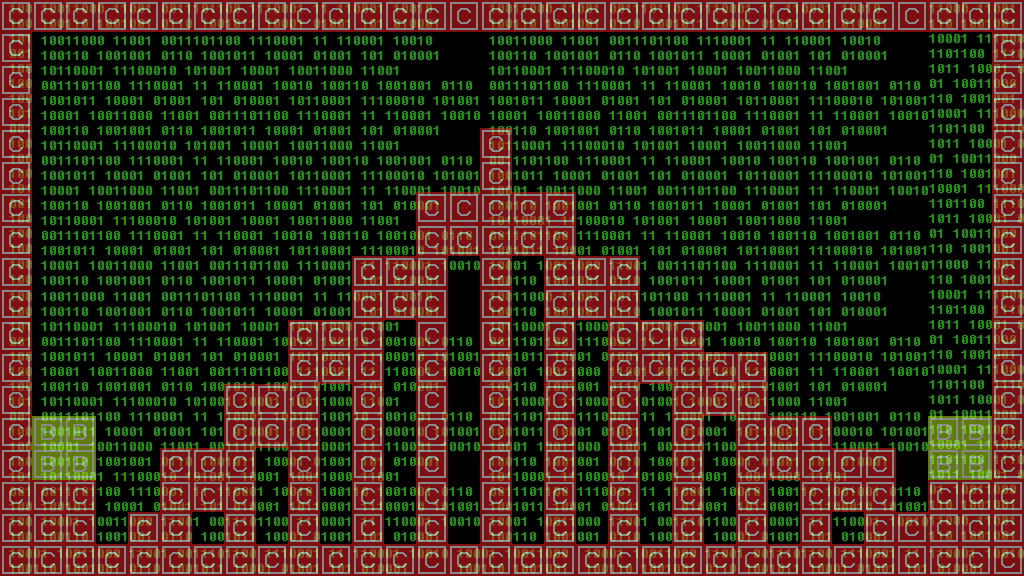

This game map was drawn from its Tiled (.tmx) file and the tilesets committed beside it. A one-line description and the full map source follow:
An orthogonal 32x18 tile map with 32x32 px tiles, 2 tile layers (front, collision), 2 hidden layers not drawn, 3 tilesets and 2 objects.

<map version="1.0" orientation="orthogonal" width="32" height="18" tilewidth="32" tileheight="32">
 <tileset firstgid="1" name="tilesetCollision" tilewidth="32" tileheight="32">
  <image source="../bitmaps/tilesetCollision.png" width="64" height="32" />
 </tileset>
 <tileset firstgid="3" name="tileset" tilewidth="32" tileheight="32">
  <image source="../bitmaps/pixelart.png" width="600" height="800" />
 </tileset>
 <tileset firstgid="453" name="Binary" tilewidth="32" tileheight="32">
  <image source="../bitmaps/paralex3.jpg" width="451" height="258" />
 </tileset>
 <layer name="parallax" width="32" height="18" visible="0">
  <data encoding="csv">
3,7,3,7,3,7,3,7,3,7,3,7,3,7,3,7,3,7,3,7,3,7,3,7,3,7,3,7,3,7,3,7,
7,3,7,3,7,3,7,3,7,3,7,3,7,3,7,3,7,3,7,3,7,3,7,3,7,3,7,3,7,3,7,3,
3,7,3,7,3,7,3,7,3,7,3,7,3,7,3,7,3,7,3,7,3,7,3,7,3,7,3,7,3,7,3,7,
7,3,7,3,7,3,7,3,7,3,7,3,7,3,7,3,7,3,7,3,7,3,7,3,7,3,7,3,7,3,7,3,
3,7,3,7,3,7,3,7,3,7,3,7,3,7,3,7,3,7,3,7,3,7,3,7,3,7,3,7,3,7,3,7,
7,3,7,3,7,3,7,3,7,3,7,3,7,3,7,3,7,3,7,3,7,3,7,3,7,3,7,3,7,3,7,3,
3,7,3,7,3,7,3,7,3,7,3,7,3,7,3,7,3,7,3,7,3,7,3,7,3,7,3,7,3,7,3,7,
7,3,7,3,7,3,7,3,7,3,7,3,7,3,7,3,7,3,7,3,7,3,7,3,7,3,7,3,7,3,7,3,
3,7,3,7,3,7,3,7,3,7,3,7,3,7,3,7,3,7,3,7,3,7,3,7,3,7,3,7,3,7,3,7,
7,3,7,3,7,3,7,3,7,3,7,3,7,3,7,3,7,3,7,3,7,3,7,3,7,3,7,3,7,3,7,3,
3,7,3,7,3,7,3,7,3,7,3,7,3,7,3,7,3,7,3,7,3,7,3,7,3,7,3,7,3,7,3,7,
7,3,7,3,7,3,7,3,7,3,7,3,7,3,7,3,7,3,7,3,7,3,7,3,7,3,7,3,7,3,7,3,
3,7,3,7,3,7,3,7,3,7,3,7,3,7,3,7,3,7,3,7,3,7,3,7,3,7,3,7,3,7,3,7,
7,3,7,3,7,3,7,3,7,3,7,3,7,3,7,3,7,3,7,3,7,3,7,3,7,3,7,3,7,3,7,3,
3,7,3,7,3,7,3,7,3,7,3,7,3,7,3,7,3,7,3,7,3,7,3,7,3,7,3,7,3,7,3,7,
7,3,7,3,7,3,7,3,7,3,7,3,7,3,7,3,7,3,7,3,7,3,7,3,7,3,7,3,7,3,7,3,
3,7,3,7,3,7,3,7,3,7,3,7,3,7,3,7,3,7,3,7,3,7,3,7,3,7,3,7,3,7,3,7,
7,3,7,3,7,3,7,3,7,3,7,3,7,3,7,3,7,3,7,3,7,3,7,3,7,3,7,3,7,3,7,3
</data>
 </layer>
 <layer name="back" width="32" height="18" visible="0">
  <data encoding="csv">
0,0,0,0,0,0,0,0,0,0,0,0,0,0,0,0,0,0,0,0,0,0,0,0,0,0,0,0,0,0,0,0,
0,0,0,0,0,0,0,0,0,0,0,0,0,0,0,0,0,0,0,0,0,0,0,0,0,0,0,0,0,0,0,0,
0,0,0,0,0,0,0,0,0,0,0,0,0,0,0,0,0,0,0,0,0,0,0,0,0,0,0,0,0,0,0,0,
0,0,0,0,0,0,0,0,0,0,0,0,0,0,0,0,0,0,0,0,0,0,0,0,0,0,0,0,0,0,0,0,
0,0,0,0,0,0,0,0,0,0,0,0,0,0,0,0,0,0,0,0,0,0,0,0,0,0,0,0,0,0,0,0,
0,0,0,4,4,4,4,0,0,0,0,0,0,0,0,0,0,0,0,0,0,0,4,4,4,4,4,4,0,0,0,0,
0,0,0,4,6,6,4,0,0,0,0,0,0,0,0,0,0,0,0,0,0,4,4,4,6,6,4,4,4,0,0,0,
0,0,0,4,6,6,4,0,0,0,0,0,0,0,0,0,0,0,0,0,0,4,4,4,6,6,4,4,4,0,0,0,
0,0,0,0,0,0,0,0,0,0,0,0,0,0,0,0,0,0,0,0,0,4,4,0,0,0,0,4,4,0,0,0,
0,0,0,0,0,0,0,0,0,0,0,0,0,0,0,0,0,0,0,4,0,0,0,0,0,0,0,0,0,0,0,0,
0,0,0,0,0,0,0,0,0,0,0,0,0,0,0,0,0,0,4,4,4,4,4,4,4,4,4,4,4,4,4,0,
0,0,0,0,0,0,0,0,0,0,0,0,0,0,0,0,0,0,4,4,4,4,4,4,4,4,4,4,4,4,4,0,
0,0,0,0,0,0,0,0,0,0,0,0,0,0,0,0,0,0,4,4,4,4,4,4,4,4,4,4,4,4,4,0,
0,0,0,0,0,0,0,0,0,0,0,0,0,0,0,0,0,0,4,4,4,4,4,4,4,4,4,4,4,4,4,0,
0,0,0,0,0,0,0,0,0,0,0,0,0,0,0,0,0,0,4,4,4,4,4,4,6,6,4,4,4,4,4,0,
0,0,0,0,0,0,0,0,0,0,0,0,0,0,0,0,0,0,0,4,4,4,4,4,6,6,4,4,4,4,4,0,
0,0,0,0,0,0,0,0,0,0,0,0,0,0,0,0,0,0,0,4,4,4,4,4,4,0,0,4,4,4,4,0,
0,0,0,0,0,0,0,0,0,0,0,0,0,0,0,0,0,0,0,0,0,0,0,0,0,0,0,4,4,4,0,0
</data>
 </layer>
 <layer name="front" width="32" height="18">
  <data encoding="csv">
453,453,454,455,456,457,458,459,460,461,462,463,464,465,466,453,454,455,456,457,458,459,460,461,462,463,464,465,466,454,455,456,
467,453,454,455,456,457,458,459,460,461,462,463,464,465,466,453,454,455,456,457,458,459,460,461,462,463,464,465,466,468,469,470,
481,467,468,469,470,471,472,473,474,475,476,477,478,479,480,467,468,469,470,471,472,473,474,475,476,477,478,479,480,482,483,484,
495,481,482,483,484,485,486,487,488,489,490,491,492,493,494,481,482,483,484,485,486,487,488,489,490,491,492,493,494,496,497,498,
509,495,496,497,498,499,500,501,502,503,504,505,506,507,508,495,496,497,498,499,500,501,502,503,504,505,506,507,508,510,511,512,
523,509,510,511,512,513,514,515,516,517,518,519,520,521,522,509,510,511,512,513,514,515,516,517,518,519,520,521,522,524,525,526,
537,523,524,525,526,527,528,529,530,531,532,533,534,535,536,523,524,525,526,527,528,529,530,531,532,533,534,535,536,538,539,540,
551,537,538,539,540,541,542,543,544,545,546,547,548,549,550,537,538,539,540,541,542,543,544,545,546,547,548,549,550,552,553,554,
453,551,552,553,554,555,556,557,558,559,560,561,562,563,564,551,552,553,554,555,556,557,558,559,560,561,562,563,564,454,455,456,
453,453,454,455,456,457,458,459,460,461,462,463,464,465,466,453,454,455,456,457,458,459,460,461,462,463,464,465,466,468,469,470,
467,467,468,469,470,471,472,473,474,475,476,477,478,479,480,467,468,469,470,471,472,473,474,475,476,477,478,479,480,482,483,484,
481,481,482,483,484,485,486,487,488,489,490,491,492,493,494,481,482,483,484,485,486,487,488,489,490,491,492,493,494,496,497,498,
495,495,496,497,498,499,500,501,502,503,504,505,506,507,508,495,496,497,498,499,500,501,502,503,504,505,506,507,508,510,511,512,
509,509,510,511,512,513,514,515,516,517,518,519,520,521,522,509,510,511,512,513,514,515,516,517,518,519,520,521,522,524,525,526,
523,523,524,525,526,527,528,529,530,531,532,533,534,535,536,523,524,525,526,527,528,529,530,531,532,533,534,535,536,538,539,540,
537,537,538,539,540,541,542,543,544,545,546,547,548,549,550,537,538,539,540,541,542,543,544,545,546,547,548,549,550,552,553,554,
551,551,552,553,554,555,556,557,558,559,560,561,562,563,564,551,552,553,554,555,556,557,558,559,560,561,562,563,564,454,455,456,
551,552,553,554,555,556,557,558,559,560,561,562,563,564,551,552,553,554,551,552,553,554,555,556,557,558,559,560,561,562,563,564
</data>
 </layer>
 <layer name="collision" width="32" height="18" opacity="0.53">
  <data encoding="csv">
1,1,1,1,1,1,1,1,1,1,1,1,1,1,1,1,1,1,1,1,1,1,1,1,1,1,1,1,1,1,1,1,
1,0,0,0,0,0,0,0,0,0,0,0,0,0,0,0,0,0,0,0,0,0,0,0,0,0,0,0,0,0,0,1,
1,0,0,0,0,0,0,0,0,0,0,0,0,0,0,0,0,0,0,0,0,0,0,0,0,0,0,0,0,0,0,1,
1,0,0,0,0,0,0,0,0,0,0,0,0,0,0,0,0,0,0,0,0,0,0,0,0,0,0,0,0,0,0,1,
1,0,0,0,0,0,0,0,0,0,0,0,0,0,0,1,0,0,0,0,0,0,0,0,0,0,0,0,0,0,0,1,
1,0,0,0,0,0,0,0,0,0,0,0,0,0,0,1,0,0,0,0,0,0,0,0,0,0,0,0,0,0,0,1,
1,0,0,0,0,0,0,0,0,0,0,0,0,1,1,1,1,1,0,0,0,0,0,0,0,0,0,0,0,0,0,1,
1,0,0,0,0,0,0,0,0,0,0,0,0,1,1,1,1,1,0,0,0,0,0,0,0,0,0,0,0,0,0,1,
1,0,0,0,0,0,0,0,0,0,0,1,1,1,0,1,0,1,1,1,0,0,0,0,0,0,0,0,0,0,0,1,
1,0,0,0,0,0,0,0,0,0,0,1,1,1,0,1,0,1,1,1,0,0,0,0,0,0,0,0,0,0,0,1,
1,0,0,0,0,0,0,0,0,1,1,1,0,1,0,1,0,1,0,1,1,1,0,0,0,0,0,0,0,0,0,1,
1,0,0,0,0,0,0,0,0,1,1,1,0,1,0,1,0,1,0,1,1,1,1,1,0,0,0,0,0,0,0,1,
1,0,0,0,0,0,0,1,1,1,0,1,0,1,0,1,0,1,0,1,0,1,1,1,0,0,0,0,0,0,0,1,
1,2,2,0,0,0,0,1,1,1,0,1,0,1,0,1,0,1,0,1,0,1,0,1,1,1,0,0,0,2,2,1,
1,2,2,0,0,1,1,1,0,1,0,1,0,1,0,1,0,1,0,1,0,1,0,1,1,1,1,1,0,2,2,1,
1,1,1,0,0,1,1,1,0,1,0,1,0,1,0,1,0,1,0,1,0,1,0,1,0,1,1,1,0,1,1,1,
1,1,1,0,1,1,0,1,0,1,0,1,0,1,0,1,0,1,0,1,0,1,0,1,0,1,0,1,1,1,1,1,
1,1,1,1,1,1,1,1,1,1,1,1,1,1,1,1,1,1,1,1,1,1,1,1,1,1,1,1,1,1,1,1
</data>
 </layer>
 <objectgroup name="wires" width="0" height="0" visible="0">
  <object x="832" y="224">
   <polyline points="0,0 64,0 64,-96 -192,-96 -192,256 -64,256" />
  </object>
  <object x="832" y="448">
   <polyline points="0,32 192,32" />
  </object>
 </objectgroup>
</map>